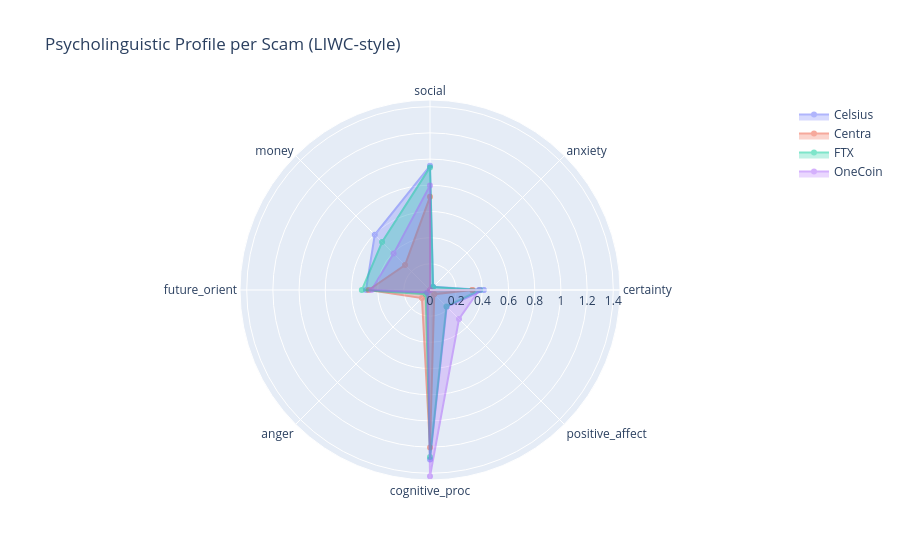

The notebook cell saved with this chart:
### Code cell
if __name__ == "__main__":
    import argparse

    parser = argparse.ArgumentParser(description="Crypto Scam Full Analysis Pipeline")
    parser.add_argument(
        "--tracks", nargs="+",
        choices=["1", "2", "3", "4", "5", "6", "7", "8", "all"],
        default=["all"],
        help="Which analysis tracks to run (e.g. --tracks 1 3 5)"
    )
    parser.add_argument("--data-dir", type=str, default=".",
                        help="Directory containing the five CSV files")
    args, unknown = parser.parse_known_args()
    DATA_DIR = Path(args.data_dir)

    print("Loading data …")
    df_reddit = load_reddit(min_words=5)
    df_btc    = load_bitcointalk(min_words=5)
    print(f"Reddit: {len(df_reddit):,} rows | Bitcointalk: {len(df_btc):,} rows")

    run_all = "all" in args.tracks
    tracks  = args.tracks

    # if run_all or "1" in tracks:
    #     df_reddit, topic_model = track1_topic_modelling(df_reddit)

    # if run_all or "2" in tracks:
    #     df_reddit = track2_emotion_stance(df_reddit)

    # if run_all or "3" in tracks:
    #     graphs = track3_network_analysis(df_reddit)

    # if run_all or "4" in tracks:
    #     df_features = track4_early_warning(df_reddit)

    # if run_all or "5" in tracks:
    #     fingerprints = track5_comparative(df_reddit, df_btc)

    # if run_all or "6" in tracks:
    #     ent_df = track6_knowledge_graph(df_reddit)

    if run_all or "7" in tracks:
        track7_stylometrics(df_reddit)

    if run_all or "8" in tracks:
        track8_enrichment(df_reddit)

    print("\n" + "="*60)
    print(f"ALL DONE — outputs saved to: {OUTPUT_DIR.resolve()}")
    print("="*60)

### Figure 1 — Plotly figure (JSON) as saved in the notebook; plotly's stock layout.template omitted (floating-point values rounded to 4 significant figures)
{"data": [{"fill": "toself", "name": "Celsius", "opacity": 0.5, "r": [0.4098, 0.03436, 0.9482, 0.5965, 0.4887, 0.02929, 1.295, 0.1808, 0.4098], "theta": ["certainty", "anxiety", "social", "money", "future_orient", "anger", "cognitive_proc", "positive_affect", "certainty"], "type": "scatterpolar"}, {"fill": "toself", "name": "Centra", "opacity": 0.5, "r": [0.3237, 0, 0.7119, 0.2696, 0.4688, 0.08696, 1.204, 0.04613, 0.3237], "theta": ["certainty", "anxiety", "social", "money", "future_orient", "anger", "cognitive_proc", "positive_affect", "certainty"], "type": "scatterpolar"}, {"fill": "toself", "name": "FTX", "opacity": 0.5, "r": [0.3807, 0.03255, 0.9366, 0.5176, 0.5206, 0.04633, 1.276, 0.1769, 0.3807], "theta": ["certainty", "anxiety", "social", "money", "future_orient", "anger", "cognitive_proc", "positive_affect", "certainty"], "type": "scatterpolar"}, {"fill": "toself", "name": "OneCoin", "opacity": 0.5, "r": [0.3762, 0.001051, 0.7977, 0.3931, 0.4472, 0.02666, 1.423, 0.3134, 0.3762], "theta": ["certainty", "anxiety", "social", "money", "future_orient", "anger", "cognitive_proc", "positive_affect", "certainty"], "type": "scatterpolar"}], "layout": {"polar": {"radialaxis": {"visible": true}}, "showlegend": true, "title": {"text": "Psycholinguistic Profile per Scam (LIWC-style)"}}}
